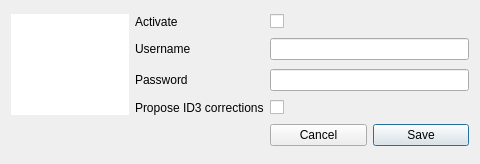
<?xml version="1.0" encoding="UTF-8"?>
<ui version="4.0">
 <class>GUI_LastFM_Dialog</class>
 <widget class="QDialog" name="GUI_LastFM_Dialog">
  <property name="geometry">
   <rect>
    <x>0</x>
    <y>0</y>
    <width>480</width>
    <height>164</height>
   </rect>
  </property>
  <property name="windowTitle">
   <string>LastFM Preferences</string>
  </property>
  <layout class="QGridLayout" name="gridLayout">
   <item row="0" column="0" rowspan="4">
    <widget class="QWidget" name="widget" native="true">
     <property name="styleSheet">
      <string notr="true">background-color: rgb(255, 255, 255);</string>
     </property>
     <layout class="QVBoxLayout" name="verticalLayout">
      <item>
       <widget class="QLabel" name="lab_image">
        <property name="minimumSize">
         <size>
          <width>100</width>
          <height>30</height>
         </size>
        </property>
        <property name="maximumSize">
         <size>
          <width>100</width>
          <height>30</height>
         </size>
        </property>
        <property name="text">
         <string/>
        </property>
        <property name="pixmap">
         <pixmap>../../Desktop/lastfm-icon.png</pixmap>
        </property>
        <property name="scaledContents">
         <bool>true</bool>
        </property>
       </widget>
      </item>
     </layout>
    </widget>
   </item>
   <item row="1" column="1">
    <widget class="QLabel" name="label_2">
     <property name="text">
      <string>Username</string>
     </property>
    </widget>
   </item>
   <item row="1" column="2" colspan="2">
    <widget class="QLineEdit" name="tf_username"/>
   </item>
   <item row="2" column="1">
    <widget class="QLabel" name="label_3">
     <property name="text">
      <string>Password</string>
     </property>
    </widget>
   </item>
   <item row="2" column="2" colspan="2">
    <widget class="QLineEdit" name="tf_password">
     <property name="echoMode">
      <enum>QLineEdit::Password</enum>
     </property>
    </widget>
   </item>
   <item row="3" column="1">
    <widget class="QLabel" name="label">
     <property name="text">
      <string>Propose ID3 corrections</string>
     </property>
    </widget>
   </item>
   <item row="3" column="2">
    <widget class="QCheckBox" name="cb_correct_id3">
     <property name="text">
      <string/>
     </property>
    </widget>
   </item>
   <item row="4" column="3">
    <widget class="QPushButton" name="btn_save">
     <property name="text">
      <string>Save</string>
     </property>
    </widget>
   </item>
   <item row="4" column="2">
    <widget class="QPushButton" name="btn_cancel">
     <property name="text">
      <string>Cancel</string>
     </property>
    </widget>
   </item>
   <item row="0" column="2">
    <widget class="QCheckBox" name="cb_activate">
     <property name="layoutDirection">
      <enum>Qt::LeftToRight</enum>
     </property>
     <property name="text">
      <string/>
     </property>
    </widget>
   </item>
   <item row="0" column="1">
    <widget class="QLabel" name="label_4">
     <property name="text">
      <string>Activate</string>
     </property>
    </widget>
   </item>
  </layout>
 </widget>
 <resources/>
 <connections>
  <connection>
   <sender>btn_cancel</sender>
   <signal>pressed()</signal>
   <receiver>GUI_LastFM_Dialog</receiver>
   <slot>close()</slot>
   <hints>
    <hint type="sourcelabel">
     <x>319</x>
     <y>111</y>
    </hint>
    <hint type="destinationlabel">
     <x>239</x>
     <y>66</y>
    </hint>
   </hints>
  </connection>
 </connections>
</ui>
